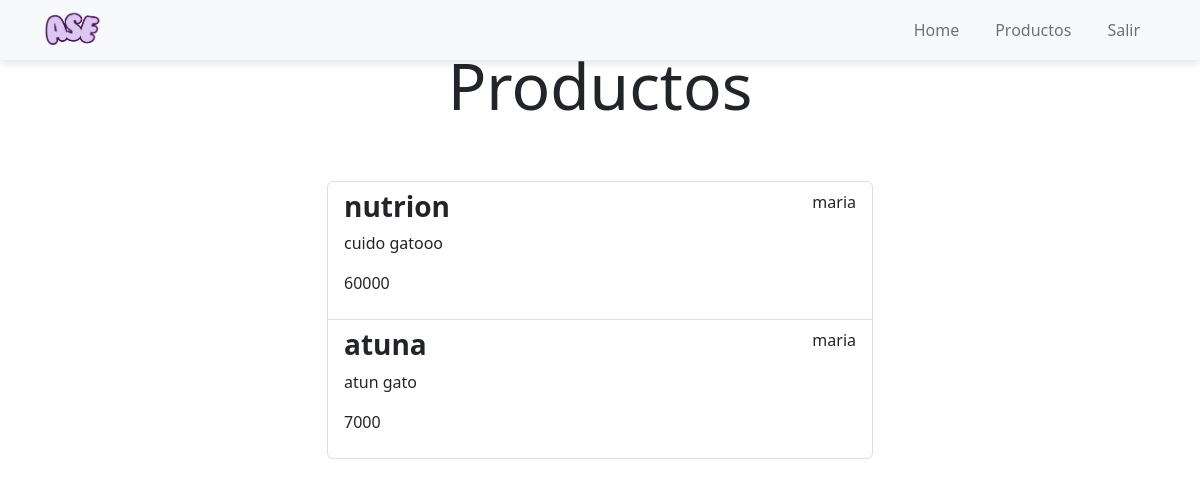
/productos (signed in), run on the app's committed database.
### tasks/models.py (models this page shows, shortened)
class Productos(models.Model):
    nombre = models.CharField(max_length=100)
    description = models.TextField(blank=True)
    precio = models.BigIntegerField()
    fechaVencimiento = models.DateField(auto_now=True)
    created = models.DateTimeField(auto_now_add=True)
    important = models.BooleanField(default=False)
    user = models.ForeignKey(User, on_delete=models.CASCADE)

### tasks/views.py (the view)
# urls.py: path('productos', views.productos, name='productos'),
@login_required
def productos(request):
    productos = Productos.objects.filter(user=request.user)
    return render(request, 'productos.html', {'productos': productos})

### tasks/templates/productos.html
{% extends 'base.html' %}
{% block content %}
<main class="container">
    <div class="row">
        <div class="col-md-6 offset-md-3">
            <h1 class="text-center display-3 py-5">Productos</h1>
            <ul class="list-group">
                {% for Producto in productos %}
                <a class="list-group-item" href="{% url 'producto_detail' Producto.id %}">
                    <header class="d-flex justify-content-between">
                    <h3 class="fw-bold">{{ Producto.nombre }}</h3>
                    <p>{{ Producto.user.username }}</p>
                </header>
                    <p>{{ Producto.description }}</p>
                    <p>{{ Producto.precio }}</p>
                </a>
                {% endfor %}
            </ul>
        </div>
    </div>
</main>
{% endblock %}

### data on the page
Productos: nombre "nutrion", user.username "maria", description "cuido gatooo", precio "60000"
Productos: nombre "atuna", user.username "maria", description "atun gato", precio "7000"
